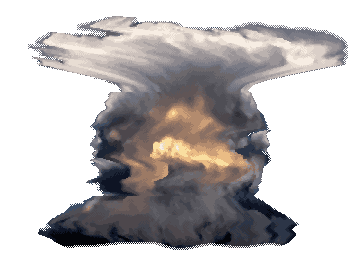

Recreate this plot in Python.
"""積乱雲の形を、ガラッと変える（2026-10-05、人間の指示「似たような感じで、形をガラッと変えてみよう」）。
写真の雲の、色・もくもく・光り方（中の金色）はそのままに、形だけを「かなとこ雲」（上がたいらに横へ大きく広がる、
背の高い積乱雲）に変える。
- 写真の雲を、横の段ごとに見て（その段の雲の左はしと右はし）、新しい形の同じ段の左はしと右はしへ、横にのばしたり
  ちぢめたりして写す（雲のふちのもくもくは、ふちに写るので、ふちらしさが残る）。
- 縦は、新しい形の「かなとこ（上の広がり）」には写真の雲の上のほう、「柱（まん中）」には写真のまん中（金色に光る所）、
  「すそ（下の広がり）」には写真の下のほうを写す。
- そのあとの、ドットにするやり方（なめらかな色・やわらかいふち・消えていく底）は、natural.py / wide.py と同じ。
絵は 352×256。書き出しは shape-*.txt / pal-shape-*.json / shape.png（いまゲームの雲は変えない）。"""
import json
import math
from PIL import Image, ImageFilter

src = Image.open("ref-photo.png").convert("RGB")
crop = src.crop((28, 0, 412, 262))
CW, CH = crop.size
cpx = crop.load()
# 写真の雲の、段ごとの左はし・右はし（いちばん大きなかたまりで）
cm = [[(cpx[x, y][2] - cpx[x, y][0]) < 44 for x in range(CW)] for y in range(CH)]
seen = [[False] * CW for _ in range(CH)]
big = []
for y0 in range(CH):
    for x0 in range(CW):
        if cm[y0][x0] and not seen[y0][x0]:
            comp, st = [], [(x0, y0)]
            seen[y0][x0] = True
            while st:
                x, y = st.pop()
                comp.append((x, y))
                for nx, ny in ((x + 1, y), (x - 1, y), (x, y + 1), (x, y - 1)):
                    if 0 <= nx < CW and 0 <= ny < CH and cm[ny][nx] and not seen[ny][nx]:
                        seen[ny][nx] = True
                        st.append((nx, ny))
            if len(comp) > len(big):
                big = comp
ext = {}
for x, y in big:
    a, b = ext.get(y, (x, x))
    ext[y] = (min(a, x), max(b, x))
ys = sorted(ext)
TOP, BOT = ys[0], min(ys[-1], CH - 1)


def src_ext(sy):
    sy = max(TOP, min(BOT, int(round(sy))))
    ls, rs = [], []
    for k in range(-3, 4):                     # 上下の段とならす
        e = ext.get(sy + k)
        if e:
            ls.append(e[0])
            rs.append(e[1])
    return sum(ls) / len(ls), sum(rs) / len(rs)


W, H = 352, 256
CXo = 176


def hsh(x, y):
    n = (x * 374761393 + y * 668265263) & 0xFFFFFFFF
    n = (n ^ (n >> 13)) * 1274126177 & 0xFFFFFFFF
    return (n & 0xFFFF) / 65535


def noise(x, s, k=7):
    i = math.floor(x / s)
    f = x / s - i
    a, b = hsh(i, k), hsh(i + 1, k)
    return a + (b - a) * f * f * (3 - 2 * f)


def shape(y):
    """新しい形（その段の左はし・右はし）と、写す写真の段。かなとこ・柱・すそ。"""
    if y < 12 or y > 252:
        return None
    if y < 64:                                  # かなとこ: 上はまるく、すぐ横へ大きく広がる。右へ長くのびる
        t = (y - 12) / 52
        hw = 30 + 140 * math.sin(min(1.0, t * 1.5) * math.pi / 2) ** 0.7
        l, r = CXo - hw * 0.82, CXo + hw * 1.0
        sy = TOP + (y - 12) / 52 * 50
    elif y < 92:                                # かなとこの下側: 柱へ向かってすぼまる
        t = (y - 64) / 28
        hw = 170 - 100 * math.sin(t * math.pi / 2)
        l, r = CXo - hw * 0.82 + t * 6, CXo + hw
        sy = TOP + 50 + t * 25
    elif y < 196:                               # 柱: 少しふくらむ（金色に光る所）
        t = (y - 92) / 104
        hw = 70 + 16 * math.sin(t * math.pi)
        l, r = CXo - hw + 6, CXo + hw + 4
        sy = TOP + 75 + t * (BOT - TOP - 75 - 40)
    else:                                       # すそ: 横に広がって、たいらに
        t = (y - 196) / 56
        hw = 74 + 44 * math.sin(min(1.0, t * 1.7) * math.pi / 2)
        if t > 0.8:
            hw *= 1 - (t - 0.8) * 1.1               # 底のかどは丸く
        l, r = CXo - hw * 1.08, CXo + hw
        sy = BOT - 40 + t * 40
    j = (noise(y, 6, 11) - 0.5) * 10           # ふちのゆらぎ
    return l + j, r - j * 0.6, sy


small = Image.new("RGB", (W, H), (36, 70, 150))
px = small.load()
for y in range(H):
    sh = shape(y)
    if not sh:
        continue
    l, r, sy = sh
    sl, sr = src_ext(sy)
    m = 0.12 * (r - l)                           # ふちの外も少し写す（空とまざる、やわらかいふち）
    for x in range(max(0, int(l - m)), min(W, int(r + m) + 1)):
        u = (x + 0.5 - l) / (r - l)
        sx = sl + u * (sr - sl)
        if 0 <= sx < CW - 1:
            ix = int(sx)
            fx = sx - ix
            iy = max(0, min(CH - 1, int(round(sy))))
            a, b = cpx[ix, iy], cpx[ix + 1, iy]
            px[x, y] = tuple(int(a[k] * (1 - fx) + b[k] * fx) for k in range(3))
small = small.filter(ImageFilter.MedianFilter(3))
px = small.load()
w, h = W, H
S = 256
SW = 352
BAYER = [[0.125, 0.625], [0.875, 0.375]]


def hsh(x, y):
    n = (x * 374761393 + y * 668265263) & 0xFFFFFFFF
    n = (n ^ (n >> 13)) * 1274126177 & 0xFFFFFFFF
    return (n & 0xFFFF) / 65535


def noise(x, s):
    i = math.floor(x / s)
    f = x / s - i
    a, b = hsh(i, 7), hsh(i + 1, 7)
    return a + (b - a) * f * f * (3 - 2 * f)


# 雲らしさ（0=空 1=雲）
def cloudness(r, g, b):
    return max(0.0, min(1.0, (78 - (b - r)) / 34))

alpha = [[cloudness(*px[x, y]) for x in range(w)] for y in range(h)]
for x in range(w):                                   # 底: 下へ行くほどうすくなり、市松で消えていく（まっすぐ切れない）
    depth = 6 + noise(x, 30) * 8
    for y in range(h - 16, h):
        k = (h - 1 - y) / depth
        if k < 1:
            alpha[y][x] = min(alpha[y][x], 0.3 + 0.32 * k)
# 上の方で、空の青が多くまざった所（写真の右上の、うすいかすみ）は、うすい雲にする（四角い面に見えないよう）
for y in range(int(h * 0.4)):
    for x in range(w):
        r, g, b = px[x, y]
        if b - r > 36:
            alpha[y][x] = min(alpha[y][x], 0.5)
solid = [[alpha[y][x] >= 0.62 for x in range(w)] for y in range(h)]
thin = [[0.3 <= alpha[y][x] < 0.62 for x in range(w)] for y in range(h)]
# 雲の本体（いちばん大きなかたまり）
seen = [[False] * w for _ in range(h)]
best = []
for y0 in range(h):
    for x0 in range(w):
        if solid[y0][x0] and not seen[y0][x0]:
            comp, st = [], [(x0, y0)]
            seen[y0][x0] = True
            while st:
                x, y = st.pop()
                comp.append((x, y))
                for nx, ny in ((x + 1, y), (x - 1, y), (x, y + 1), (x, y - 1)):
                    if 0 <= nx < w and 0 <= ny < h and solid[ny][nx] and not seen[ny][nx]:
                        seen[ny][nx] = True
                        st.append((nx, ny))
            if len(comp) > len(best):
                best = comp
body = set(best)
# うすい雲は、本体から2ドット以内だけ
near = set()
for (x, y) in body:
    for dy in range(-2, 3):
        for dx in range(-2, 3):
            near.add((x + dx, y + dy))
# 色を32色に（本体の色から）
pts = [px[x, y] for (x, y) in body]
tmp = Image.new("RGB", (len(pts), 1))
tmp.putdata(pts)
q = tmp.quantize(colors=32, method=Image.MEDIANCUT, kmeans=4)
pal = q.getpalette()[:32 * 3]
colors = [tuple(pal[i * 3:i * 3 + 3]) for i in range(32)]


def two_nearest(c):
    d = sorted(range(32), key=lambda i: sum((colors[i][k] - c[k]) ** 2 for k in range(3)))
    return d[0], d[1]


def between(c, a, b):
    A, B = colors[a], colors[b]
    v = [B[k] - A[k] for k in range(3)]
    vv = sum(t * t for t in v) or 1
    return max(0.0, min(1.0, sum((c[k] - A[k]) * v[k] for k in range(3)) / vv))

idx = [[-1] * w for _ in range(h)]
for (x, y) in body:
    c = px[x, y]
    a, b = two_nearest(c)
    t = between(c, a, b)
    k = a
    if 0.36 < t < 0.64 and BAYER[y % 2][x % 2] < t:   # ちょうどあいだの所だけ、市松でまぜる
        k = b
    idx[y][x] = k
# うすい雲（ふち）: 市松で半分だけ、明るめの色を置く
light = sorted(range(32), key=lambda i: -sum(colors[i]))
for y in range(h):
    for x in range(w):
        if thin[y][x] and (x, y) in near and (x, y) not in body and (x + y) % 2 == 0:
            c = px[x, y]
            # 空の青が少しまざった色に近い、雲の色
            a, _ = two_nearest((min(255, c[0] + 20), min(255, c[1] + 16), c[2]))
            idx[y][x] = a
# ぽつんと1ドットの色（市松でないもの）を、まわりの色に
for y in range(1, h - 1):
    for x in range(1, w - 1):
        k = idx[y][x]
        if k < 0 or (x, y) not in body:
            continue
        nb = [idx[y][x - 1], idx[y][x + 1], idx[y - 1][x], idx[y + 1][x]]
        dg = [idx[y - 1][x - 1], idx[y + 1][x + 1], idx[y - 1][x + 1], idx[y + 1][x - 1]]
        if all(n != k for n in nb) and -1 not in nb and k not in dg:
            idx[y][x] = max(set(nb), key=nb.count)
keys = "ABCDEFGHIJKLMNOPQRSTUVWXYZabcdef"
rows = ["." * SW] * (S - h) + ["".join(keys[k] if k >= 0 else "." for k in r) for r in idx]
used = sorted(set("".join(rows)) - {"."})
open("shape.txt", "w").write("\n".join(rows) + "\n")
json.dump({keys[i]: "#%02x%02x%02x" % colors[i] for i in range(32) if keys[i] in used}, open("pal-shape.json", "w"))
im = Image.new("RGBA", (SW, S), (0, 0, 0, 0))
for y, r in enumerate(rows):
    for x, ch in enumerate(r):
        if ch != ".":
            im.putpixel((x, y), colors[keys.index(ch)] + (255,))
im.save("shape.png")
print("ok colors", len(used))
